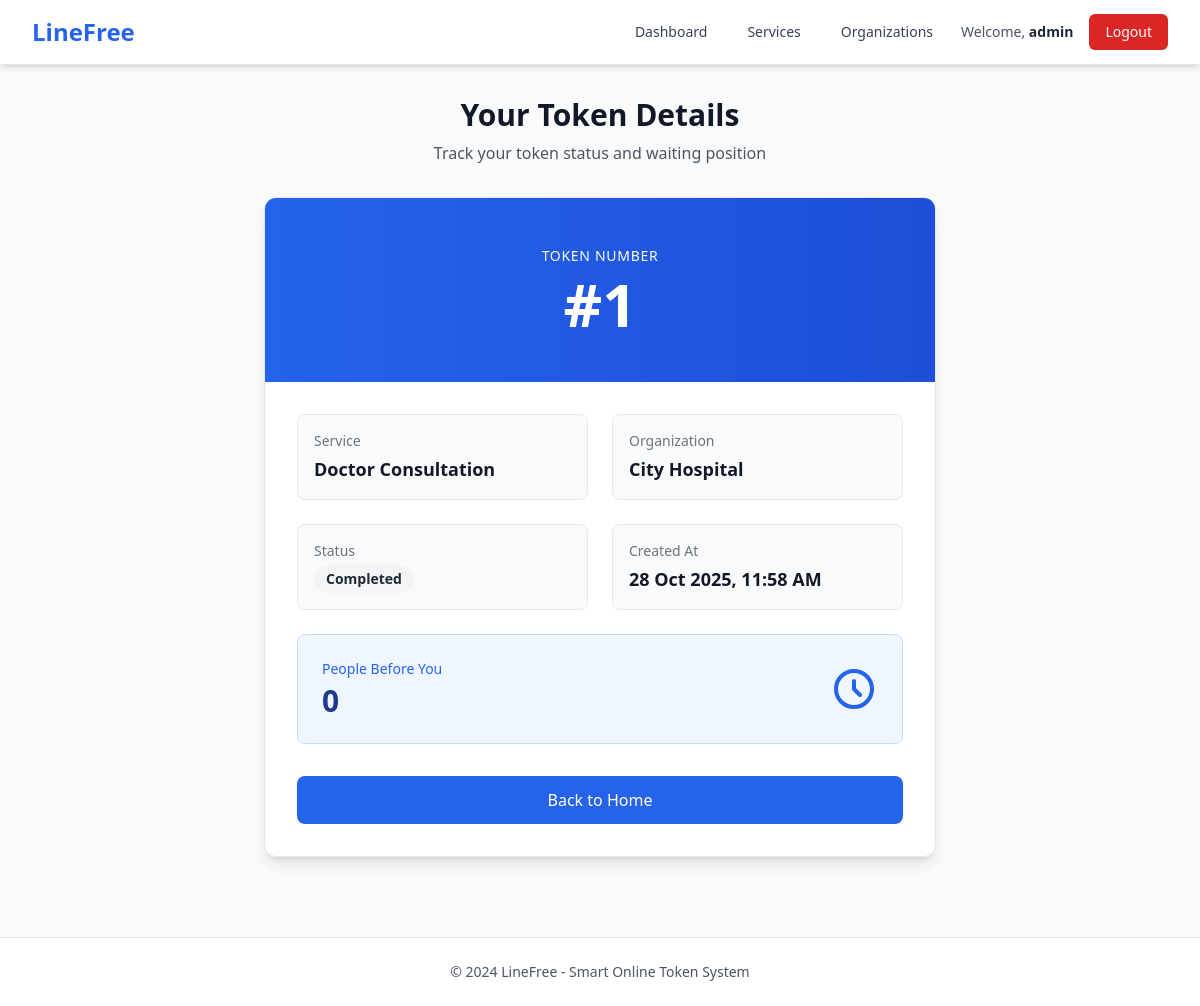
/my-token/2/ (signed in), run on the app's committed database.
### linefree/models.py (models this page shows, shortened)
class UserToken(models.Model):
    STATUS_CHOICES = [
        ("Pending", "Pending"),
        ("Serving", "Serving"),
        ("Completed", "Completed"),
    ]
    user = models.ForeignKey(User, on_delete=models.CASCADE, null=True, blank=True)
    service_type = models.ForeignKey(Service, on_delete=models.CASCADE)
    organization = models.ForeignKey(Organization, on_delete=models.CASCADE)
    token_number = models.PositiveIntegerField()
    status = models.CharField(max_length=20, choices=STATUS_CHOICES, default="Pending")
    created_at = models.DateTimeField(auto_now_add=True)

class Service(models.Model):
    organization = models.ForeignKey(Organization, on_delete=models.CASCADE, related_name="services")
    name = models.CharField(max_length=100)
    start_time = models.TimeField()
    end_time = models.TimeField()
    class Meta:
        unique_together = ['organization', 'name']  # Prevent duplicate service names within same organization

class Organization(models.Model):
    ORG_TYPES = [
        ("Hospital", "Hospital"),
        ("Bank", "Bank"),
        ("Other", "Other"),
    ]
    name = models.CharField(max_length=100)
    org_type = models.CharField(max_length=20, choices=ORG_TYPES)

### linefree/views.py (the view)
# urls.py: path('my-token/<int:token_id>/', views.my_token, name='my_token'),
@login_required
def my_token(request, token_id):
    token = get_object_or_404(UserToken, id=token_id)
    waiting_count = UserToken.objects.filter(
        service_type=token.service_type,
        organization=token.organization,
        status="Pending",
        created_at__lt=token.created_at
    ).count()
    return render(request, "my_token.html", {"token": token, "waiting_count": waiting_count})

### linefree/templates/my_token.html
{% extends 'base.html' %}
{% block content %}
<div class="max-w-2xl mx-auto">
    <div class="text-center mb-8">
        <h1 class="text-3xl font-bold text-gray-900 mb-2">Your Token Details</h1>
        <p class="text-gray-600">Track your token status and waiting position</p>
    </div>
    <div class="bg-white rounded-xl shadow-lg border border-gray-200 overflow-hidden">
        <div class="bg-gradient-to-r from-blue-600 to-blue-700 px-8 py-12 text-center">
            <p class="text-white text-sm font-medium mb-2 uppercase tracking-wider">Token Number</p>
            <h2 class="text-6xl font-bold text-white">#{{ token.token_number }}</h2>
        </div>
        <div class="p-8 space-y-6">
            <div class="grid md:grid-cols-2 gap-6">
                <div class="bg-gray-50 p-4 rounded-lg border border-gray-200">
                    <p class="text-sm font-medium text-gray-500 mb-1">Service</p>
                    <p class="text-lg font-semibold text-gray-900">{{ token.service_type.name }}</p>
                </div>
                <div class="bg-gray-50 p-4 rounded-lg border border-gray-200">
                    <p class="text-sm font-medium text-gray-500 mb-1">Organization</p>
                    <p class="text-lg font-semibold text-gray-900">{{ token.organization.name }}</p>
                </div>
            </div>
            <div class="grid md:grid-cols-2 gap-6">
                <div class="bg-gray-50 p-4 rounded-lg border border-gray-200">
                    <p class="text-sm font-medium text-gray-500 mb-1">Status</p>
                    <span class="inline-flex px-3 py-1 text-sm font-semibold rounded-full
                        {% if token.status == 'Pending' %}bg-yellow-100 text-yellow-800
                        {% elif token.status == 'Serving' %}bg-green-100 text-green-800
                        {% elif token.status == 'Completed' %}bg-gray-100 text-gray-800
                        {% endif %}">
                        {{ token.status }}
                    </span>
                </div>
                <div class="bg-gray-50 p-4 rounded-lg border border-gray-200">
                    <p class="text-sm font-medium text-gray-500 mb-1">Created At</p>
                    <p class="text-lg font-semibold text-gray-900">{{ token.created_at|date:"d M Y, h:i A" }}</p>
                </div>
            </div>
            <div class="bg-blue-50 p-6 rounded-lg border border-blue-200">
                <div class="flex items-center justify-between">
                    <div>
                        <p class="text-sm font-medium text-blue-600 mb-1">People Before You</p>
                        <p class="text-3xl font-bold text-blue-900">{{ waiting_count }}</p>
                    </div>
                    <div class="text-blue-600">
                        <svg class="w-12 h-12" fill="none" stroke="currentColor" viewBox="0 0 24 24">
                            <path stroke-linecap="round" stroke-linejoin="round" stroke-width="2" d="M12 8v4l3 3m6-3a9 9 0 11-18 0 9 9 0 0118 0z"></path>
                        </svg>
                    </div>
                </div>
            </div>
        </div>
        <div class="px-8 pb-8">
            <a href="{% url 'home' %}"
               class="block w-full text-center bg-blue-600 hover:bg-blue-700 text-white font-medium py-3 px-6 rounded-lg transition-colors">
                Back to Home
            </a>
        </div>
    </div>
</div>
{% endblock %}

### linefree/templates/base.html (shortened to what this page needs)
{% load static %}
<!DOCTYPE html>
<html lang="en">
<head>
    <link rel="stylesheet" href="{% static 'css/output.css' %}">
</head>
<body class="bg-gray-50 min-h-screen">
    <nav class="bg-white shadow-md border-b border-gray-200">
        <div class="max-w-7xl mx-auto px-4 sm:px-6 lg:px-8">
            <div class="flex justify-between items-center h-16">
                <div class="flex items-center">
                    <a href="{% url 'home' %}" class="text-2xl font-bold text-blue-600 hover:text-blue-700">
                        LineFree
                    </a>
                </div>
                <div class="flex items-center space-x-4">
                    {% if user.is_authenticated %}
                        {% if user.is_staff %}
                            <a href="{% url 'admin_dashboard' %}" class="text-gray-700 hover:text-blue-600 px-3 py-2 rounded-md text-sm font-medium transition-colors">
                                Dashboard
                            </a>
                            <a href="{% url 'manage_services' %}" class="text-gray-700 hover:text-blue-600 px-3 py-2 rounded-md text-sm font-medium transition-colors">
                                Services
                            </a>
                            <a href="{% url 'manage_organizations' %}" class="text-gray-700 hover:text-blue-600 px-3 py-2 rounded-md text-sm font-medium transition-colors">
                                Organizations
                            </a>
                        {% else %}
                            <a href="{% url 'home' %}" class="text-gray-700 hover:text-blue-600 px-3 py-2 rounded-md text-sm font-medium transition-colors">
                                Home
                            </a>
                        {% endif %}
                        <span class="text-gray-600 text-sm">Welcome, <span class="font-semibold text-gray-800">{{ user.username }}</span></span>
                        <form method="post" action="{% url 'logout' %}" class="inline">
                            <button type="submit" class="bg-red-600 hover:bg-red-700 text-white px-4 py-2 rounded-md text-sm font-medium transition-colors">
                                Logout
                            </button>
                        </form>
                    {% endif %}
                </div>
            </div>
        </div>
    </nav>
    <main class="max-w-7xl mx-auto px-4 sm:px-6 lg:px-8 py-8">
        {% block content %}{% endblock %}
    </main>
    <footer class="bg-white border-t border-gray-200 mt-12">
        <div class="max-w-7xl mx-auto px-4 sm:px-6 lg:px-8 py-6">
            <p class="text-center text-gray-600 text-sm">
                © 2024 LineFree - Smart Online Token System
            </p>
        </div>
    </footer>
</body>
</html>

### data on the page
UserToken: token_number "1", service_type.name "Doctor Consultation", organization.name "City Hospital", status "Completed", created_at "28 Oct 2025, 11:58 AM"

### other printed values
{{ user.username }} "admin"
{{ waiting_count }} "0"
